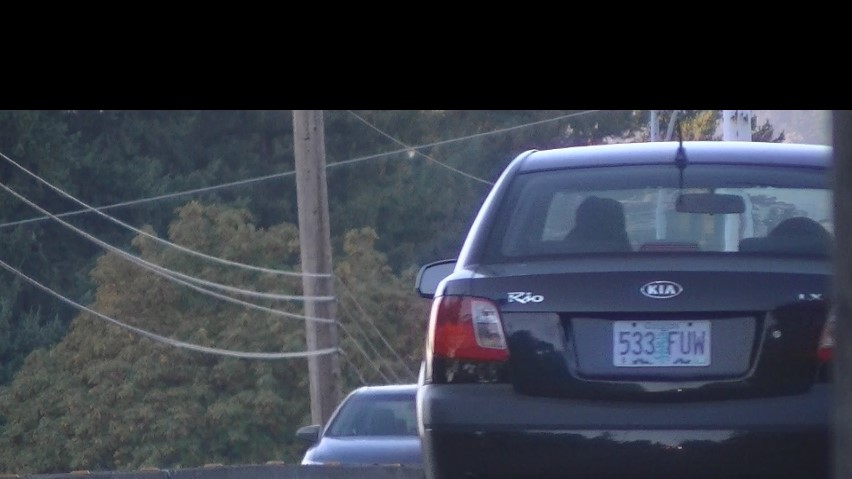
#> input picture uploads/imagen_1601589058308_b1_S1_001_1_charlotte.jpg, 852 x 479 px, given in place of Untitled.avi, which was not available
$ python detector_placas_v3.py
#> lines starting #> are read from the running program, lines starting #| are printed output that depends on the picture; after the words box and inside, x2 and y2 are one past the last pixel; in counts of white or black regions, pixels touching at a corner belong together; pictures that were not available may be replaced by others from this repository, and a replacement may not be noted
import cv2
import pytesseract
import numpy as np
import imutils

cap = cv2.VideoCapture('C:/Users/Gerardo/Downloads/Untitled.avi')
pytesseract.pytesseract.tesseract_cmd = r'C:\Program Files\Tesseract-OCR\tesseract'
kernel = cv2.getStructuringElement(cv2.MORPH_ELLIPSE,(3,3))
fgbg = cv2.createBackgroundSubtractorMOG2()

while (cap.isOpened()):
    ret, frame = cap.read();
#> frame is the input picture: shape (479, 852, 3); mean B, G, R 73.8, 62.3, 56.9
    if ret == False: break
    frame = imutils.resize(frame,width=1200)
#> frame: shape (674, 1200, 3)
    gray = cv2.cvtColor(frame, cv2.COLOR_BGR2GRAY)
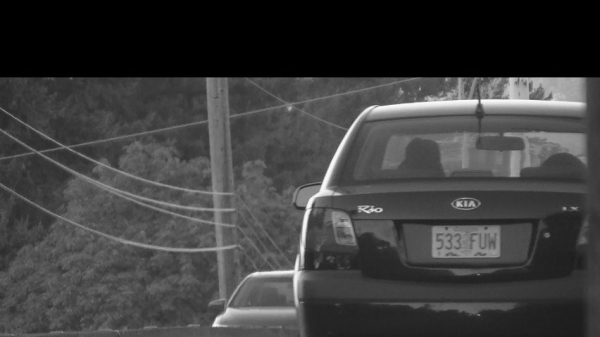
#> gray: shape (674, 1200) (shown at 1/2 size); min 0, max 254, mean 61.9
    gray = cv2.blur(gray,(2,2))
    canny = cv2.Canny(gray,80,150)
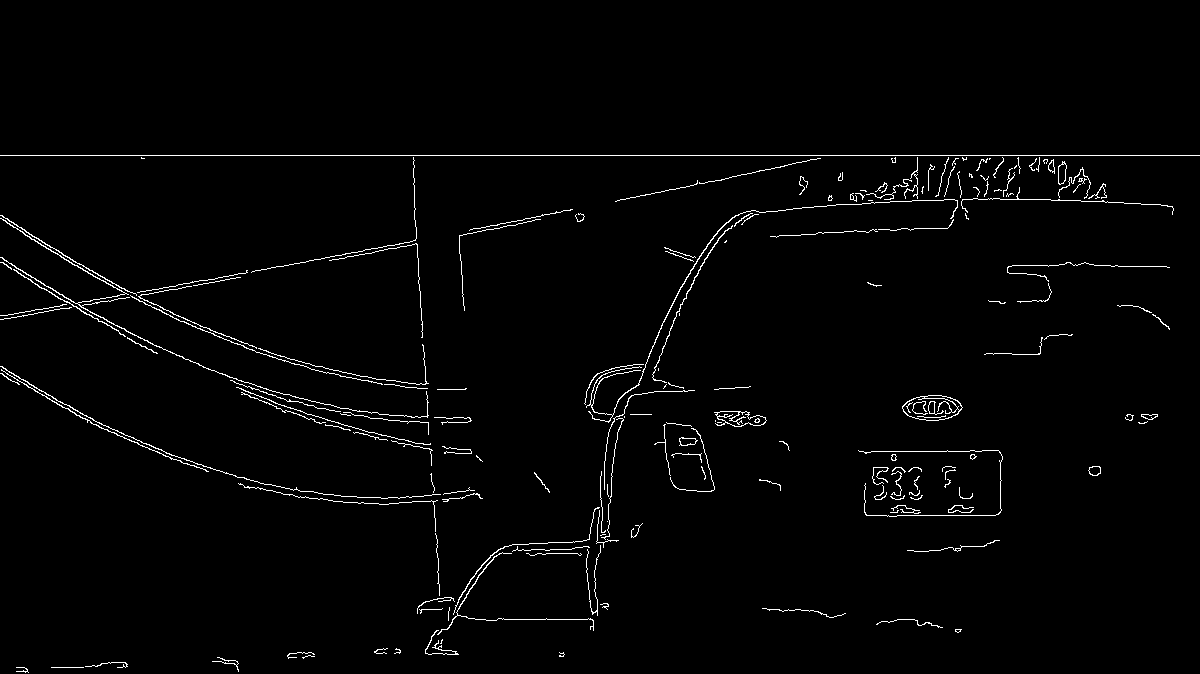
#> canny: shape (674, 1200); 1.8% white in thin lines or dots, all inside (x1, y1, x2, y2) = (0, 155, 1200, 673)
    # DIBUJAR UN RECTANGULO EN FRAM, PARA SEÑALAR EL ESTADO
    # DEL AREA EN ANALISIS (MOVIMIENTO  DETECTADO O NO DETECTADO)
    cv2.rectangle(frame,(0,0),(frame.shape[1],40),(0,255,0),3)
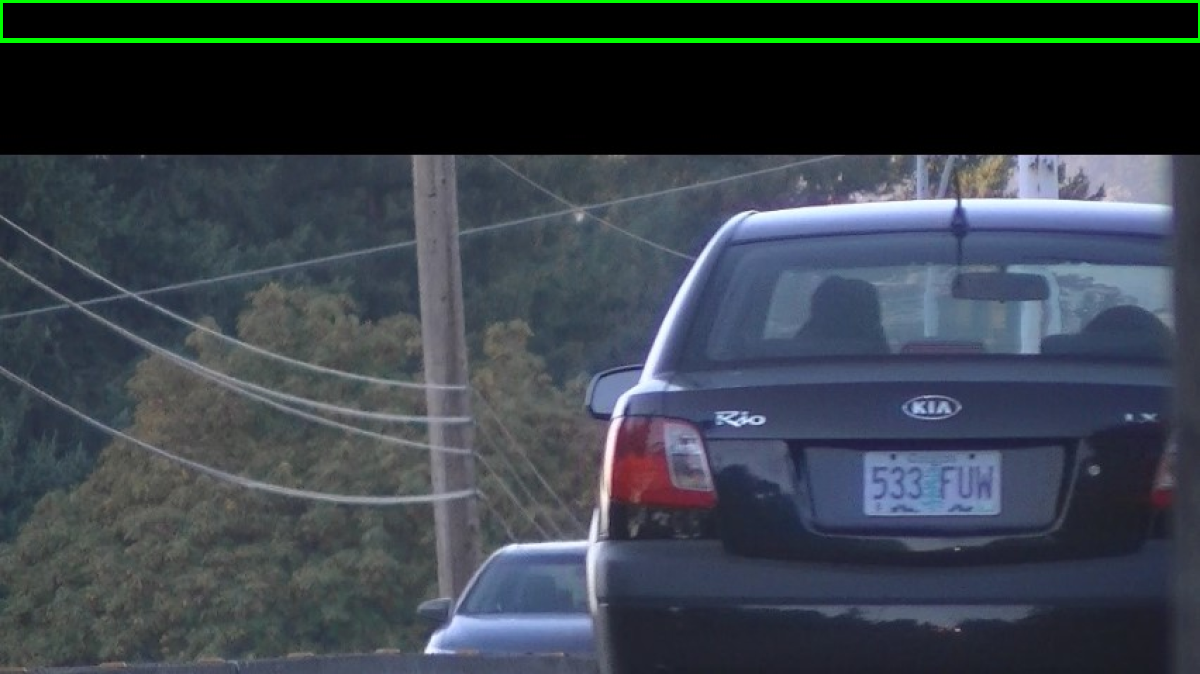
#> frame: shape (674, 1200, 3); mean B, G, R 73.8, 65.3, 56.8
    color = (0,255,0)
    texto_movimiento = "Placa: "

    area_pts = np.array([[500,250],[1190,250],[1190,500],[500,500]])
    imAux = np.zeros(shape=(frame.shape[:2]), dtype=np.uint8)
    imAux = cv2.drawContours(imAux, [area_pts], -1, (255), -1)
    image_area = cv2.bitwise_or(canny, canny, mask=imAux)
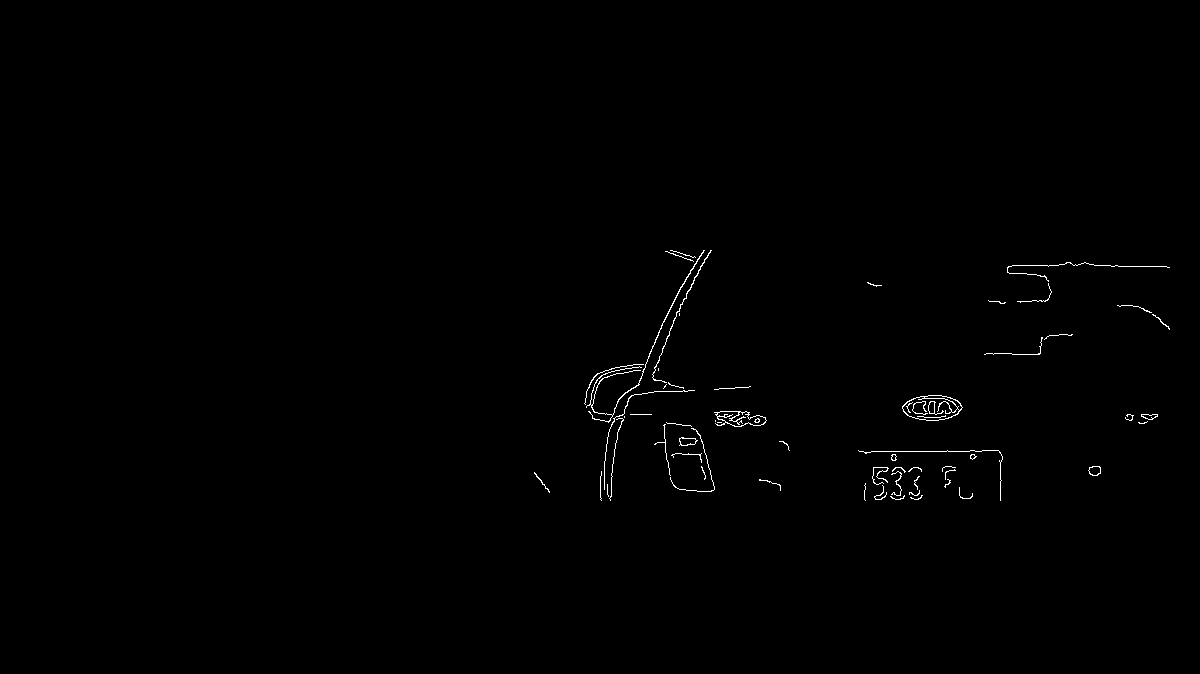
#> image_area: shape (674, 1200); 0.43% white in thin lines or dots, all inside (x1, y1, x2, y2) = (534, 250, 1170, 501)

    cnts,_ = cv2.findContours(image_area,cv2.RETR_LIST,cv2.CHAIN_APPROX_SIMPLE)
#> cnts = 73 contours, 57 with area under 20; largest, box (x1, y1, x2, y2) and area: (902, 395, 963, 421) 1145, (902, 396, 960, 421) 980, (714, 411, 767, 427) 512, (716, 411, 767, 427) 470, (924, 395, 963, 411) 122
    for cnt in cnts:
        area = cv2.contourArea(cnt)
        epsilon = 0.09 * cv2.arcLength(cnt,True)
        approx = cv2.approxPolyDP(cnt,epsilon,True)
        if len(approx) == 4 and area > 8000:
            x,y,w,h = cv2.boundingRect(cnt)
            cv2.rectangle(frame,(x,y),(x+w,y+h),(0,255,0),2)
            placa = gray[y:y+h,x:x+w]
            cv2.imshow("placa", placa)
            texto_movimiento = "Placa: " + pytesseract.image_to_string(placa,config='--oem 3 --psm 11')
            if texto_movimiento != "":
                color = (0,0,255)
                print(texto_movimiento)
                break
#> this loop made 73 passes
#> (area, epsilon, approx) on passes 15, 19, 25, 29, 30, 41, 43: (82, 3.15, [[1088, 470], [1100, 468], [1096, 475]]), (90, 3.36, [[1089, 467], [1090, 474], [1100, 473], [1099, 466]]), (24, 1.92, [[892, 454], [891, 459], [895, 460], [896, 456]]), (96.5, 3.99, [[679, 439], [696, 440], [682, 445]]), (105.5, 4.46, [[679, 445], [697, 440], [681, 437]]), (50, 3.58, [[1141, 415], [1157, 415], [1151, 419]]), (56, 3.54, [[1141, 414], [1148, 419], [1157, 416]])

    cv2.drawContours(frame,[area_pts],-1,color,2)
    cv2.putText(frame, texto_movimiento,(10,30),cv2.FONT_HERSHEY_SIMPLEX,1,color,2)
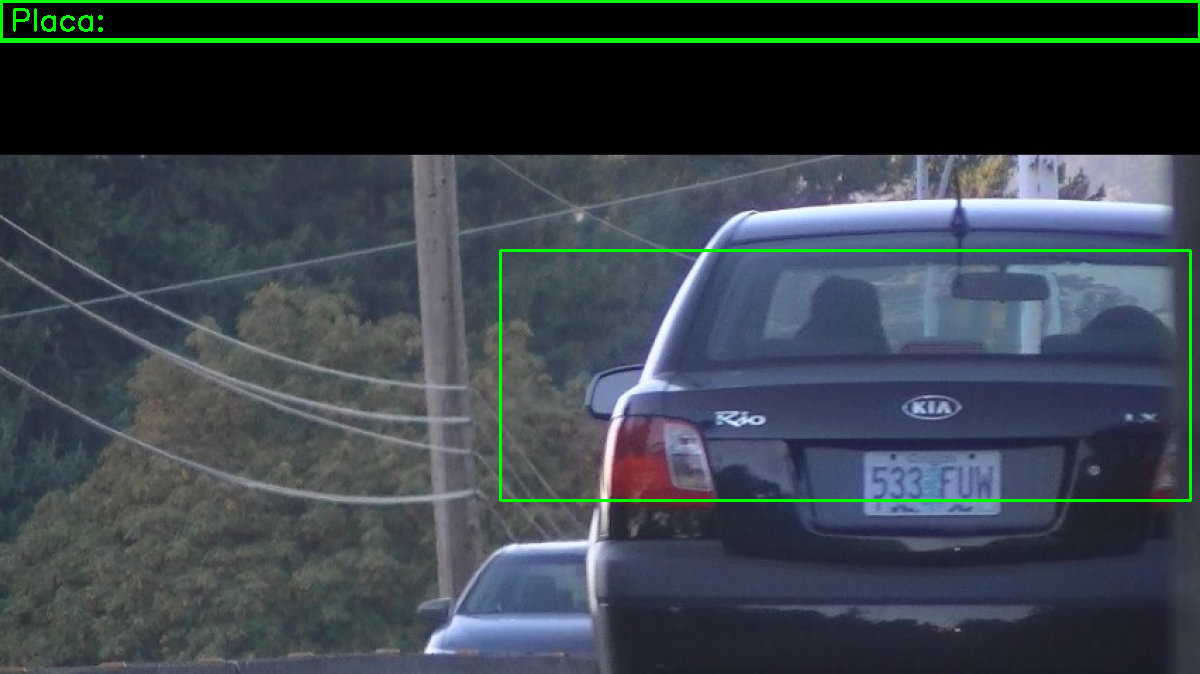
#> frame: shape (674, 1200, 3); mean B, G, R 73.1, 66.7, 56.3
    cv2.imshow("video", frame)
    # cv2.imshow("imgAux", fgmask)
    cv2.imshow("image_area", image_area)
    k = cv2.waitKey(70) & 0xFF
#> (key Esc is pressed here)
    if k == 27: break

cap.release()
cv2.destroyAllWindows()

$ run again, on uploads/imagen_1601589331536_b1_S1_001_1_charlotte.jpg
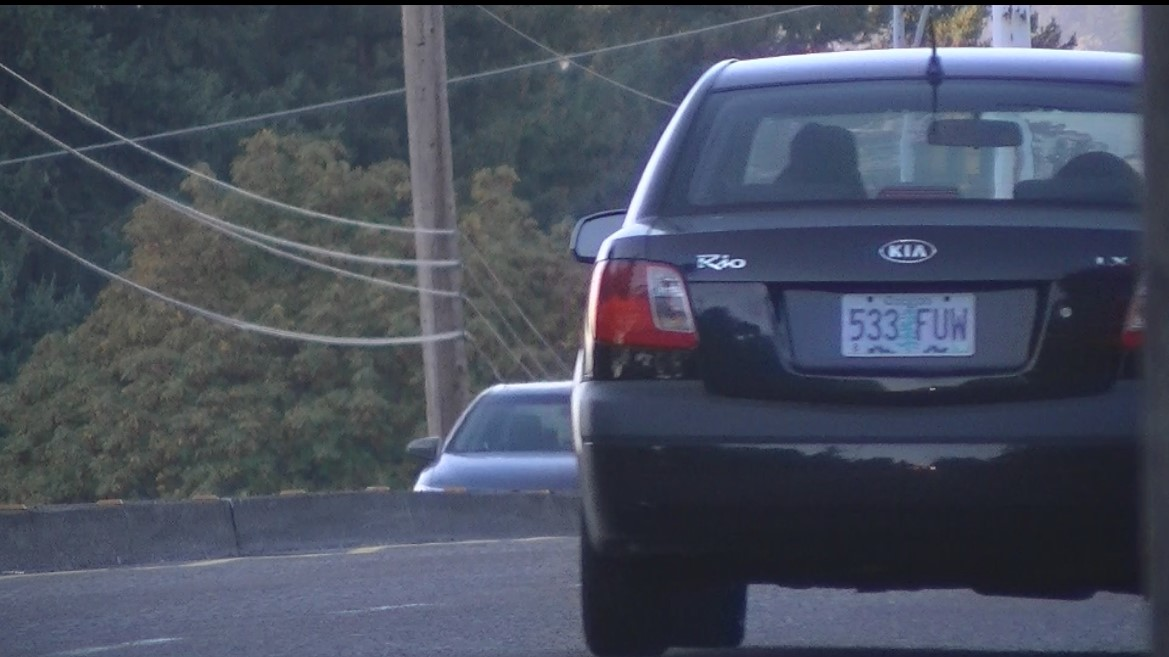
#> input picture uploads/imagen_1601589331536_b1_S1_001_1_charlotte.jpg, 1169 x 657 px, given in place of Untitled.avi, which was not available
#> frame is the input picture: shape (657, 1169, 3); mean B, G, R 94.7, 78.9, 72.5
#> `canny = cv2.Canny(gray,80,150)`:
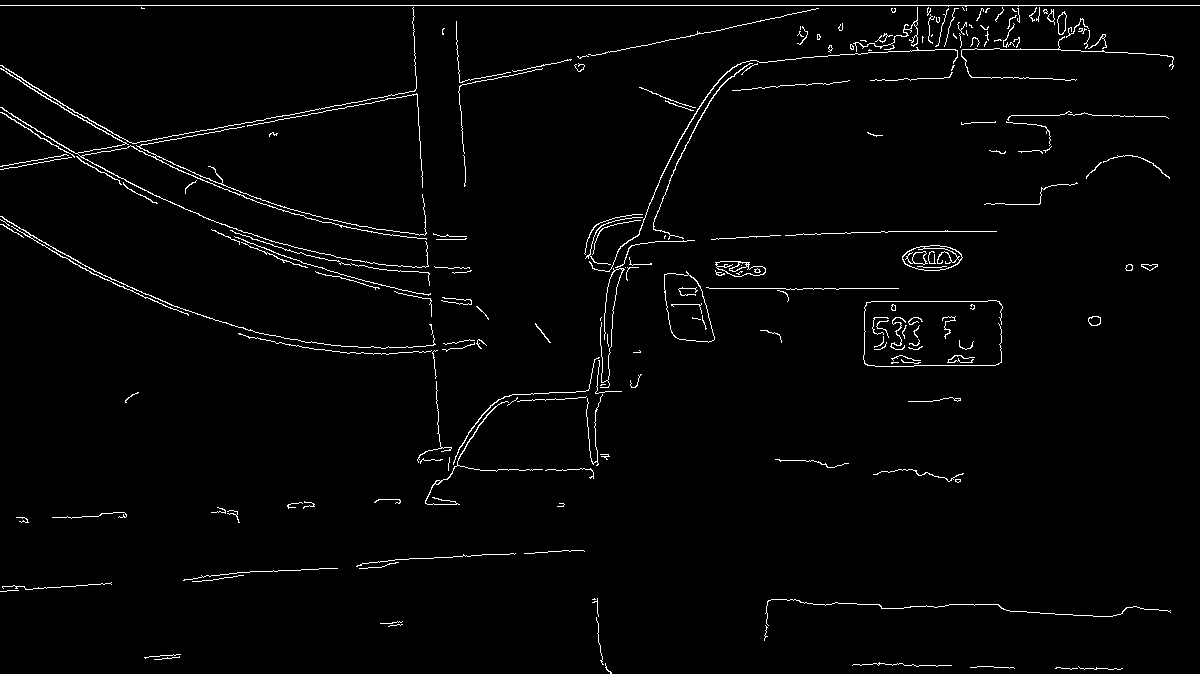
#> canny: shape (674, 1200); 2.1% white in thin lines or dots
#> image_area: shape (674, 1200); 0.45% white in thin lines or dots, all inside (x1, y1, x2, y2) = (500, 250, 1158, 483)
#> cnts = 81 contours, 65 with area under 20; largest, box (x1, y1, x2, y2) and area: (664, 271, 715, 343) 2508, (664, 273, 715, 343) 2489, (715, 261, 766, 277) 504, (716, 261, 766, 277) 396, (905, 251, 928, 265) 138
#> the loop `for cnt in cnts:` made 81 passes
#> (area, epsilon, approx) on passes 34, 36, 40, 45, 51, 53: (84, 3.22, [[1088, 319], [1097, 316], [1100, 322], [1092, 325]]), (28, 16.11, [[895, 317], [902, 349]]), (94, 3.36, [[1088, 318], [1091, 325], [1100, 323], [1098, 316]]), (20.5, 1.72, [[892, 304], [891, 309], [895, 310], [895, 305]]), (2489, 19.04, [[665, 274], [697, 282], [713, 340], [672, 333]]), (2507.5, 19.96, [[664, 274], [673, 335], [713, 340], [697, 281]])
#> `cv2.putText(frame, texto_movimiento,(10,30),cv2.FONT_HERSHEY_SIMPLEX,1..`:
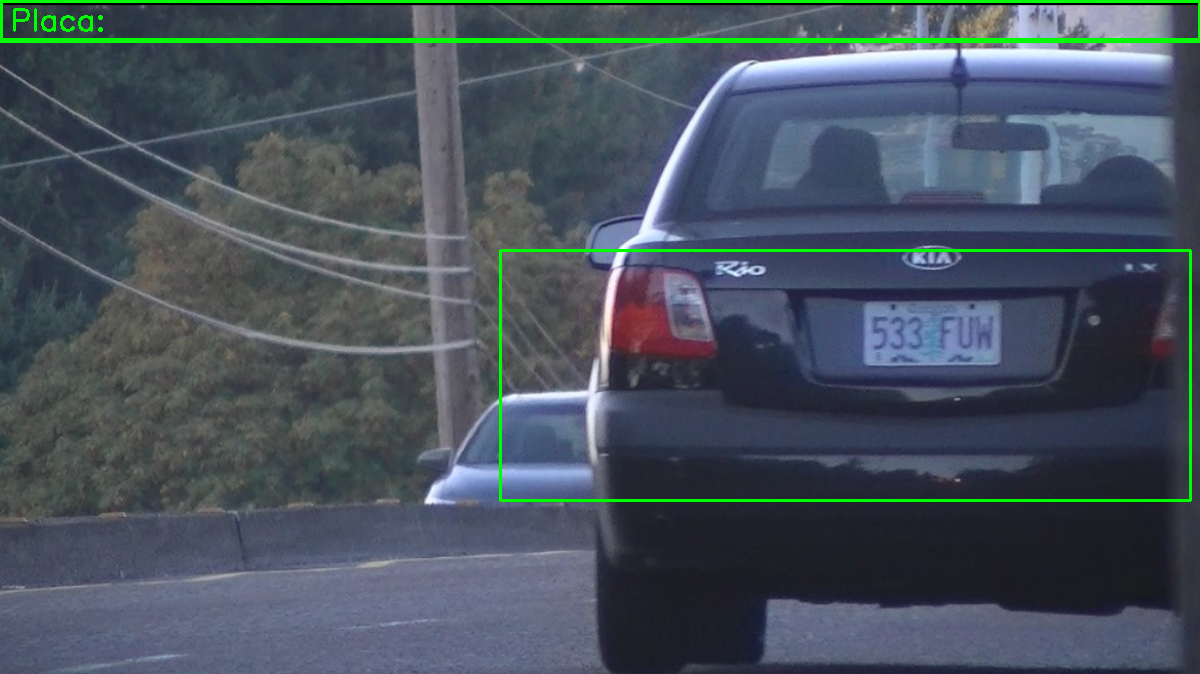
#> frame: shape (674, 1200, 3); mean B, G, R 93.1, 82.7, 71.3
